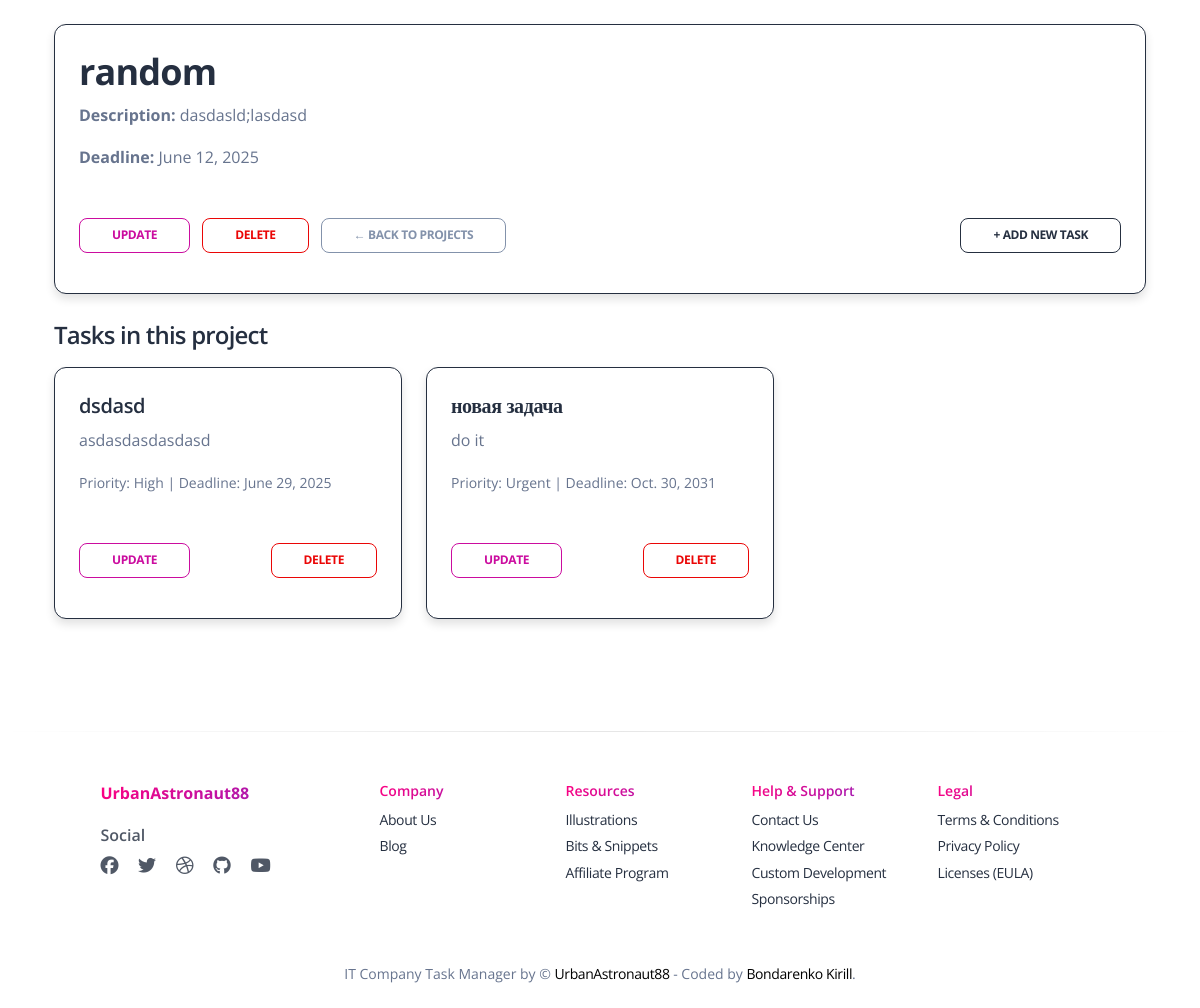
Screenshot of /projects/4/ (signed in) with the database file from the repository.
### main/models.py (models this page shows, shortened)
class Project(models.Model):
    name = models.CharField(max_length=255)
    description = models.TextField(blank=True)
    deadline = models.DateField()

class Task(models.Model):
    class Priority(models.TextChoices):
        URGENT = "Urgent", "Urgent"
        HIGH = "High", "High"
        MEDIUM = "Medium", "Medium"
        LOW = "Low", "Low"
    name = models.CharField(max_length=255)
    description = models.TextField()
    deadline = models.DateField()
    is_completed = models.BooleanField(default=False)
    priority = models.CharField(
        max_length=10,
        choices=Priority.choices,
        default=Priority.MEDIUM,
    )
    task_type = models.ForeignKey(TaskType, on_delete=models.CASCADE)
    assignees = models.ManyToManyField("Worker", related_name="tasks")
    project = models.ForeignKey("Project", on_delete=models.CASCADE, related_name="tasks")

### main/views.py (the view)
# urls.py: path("<int:pk>/", ProjectDetailView.as_view(), name="project-detail"),
class ProjectDetailView(LoginRequiredMixin, DetailView):
    model = Project
    template_name = "main/project_detail.html"
    context_object_name = "project"
    def get_context_data(self, **kwargs):
        context = super().get_context_data(**kwargs)
        context["tasks"] = Task.objects.filter(project=self.get_object())
        return context

### main/context_processors.py (called while the page is built)
def cfg_assets_root(request):
    return { 'ASSETS_ROOT' : settings.ASSETS_ROOT }

### templates/main/project_detail.html (shortened to what this page needs)
{% extends "layouts/base.html" %}
{% load crispy_forms_tags %}
{% block content %}
<div class="container mt-4">
  <div class="card border border-dark shadow-sm rounded-3 mb-4">
    <div class="card-body">
      <h2 class="card-title">{{ project.name }}</h2>
      <p class="card-text"><strong>Description:</strong> {{ project.description }}</p>
      <p class="card-text"><strong>Deadline:</strong> {{ project.deadline }}</p>
    </div>
    <div class="card-footer d-flex justify-content-between">
      <div>
        <a href="{% url 'main:projects:project-update' project.pk %}" class="btn btn-sm btn-outline-primary me-2">Update</a>
        <a href="{% url 'main:projects:project-delete' project.pk %}" class="btn btn-sm btn-outline-danger me-2">Delete</a>
        <a href="{% url 'main:projects:project-list' %}" class="btn btn-sm btn-outline-secondary">← Back to Projects</a>
      </div>
      <a href="{% url 'main:tasks:task-create' %}?project={{ project.pk }}" class="btn btn-sm btn-outline-dark">
        + Add new task
      </a>
    </div>
  </div>
  <h4 class="mb-3">Tasks in this project</h4>
  {% if tasks %}
    <div class="row row-cols-1 row-cols-md-2 row-cols-lg-3 g-4">
      {% for task in tasks %}
        <div class="col">
          <div class="card h-100 shadow-sm border border-dark rounded-3">
            <div class="card-body">
              <h5 class="card-title">
                <a href="{% url 'main:tasks:task-detail' task.pk %}" class="text-decoration-none text-dark">
                  {{ task.name }}
                </a>
              </h5>
              <p class="card-text">{{ task.description|truncatewords:20 }}</p>
              <p class="card-text">
                <small class="text-muted">
                  Priority: {{ task.priority }} | Deadline: {{ task.deadline }}
                </small>
              </p>
            </div>
            <div class="card-footer d-flex justify-content-between">
              <a href="{% url 'main:tasks:task-update' task.pk %}" class="btn btn-sm btn-outline-primary">Update</a>
              <a href="{% url 'main:tasks:task-delete' task.pk %}" class="btn btn-sm btn-outline-danger">Delete</a>
            </div>
          </div>
        </div>
      {% endfor %}
    </div>
  {% else %}
    <div class="alert alert-info mt-3" role="alert">
      No tasks in this project.
    </div>
  {% endif %}
</div>
{% endblock %}

### rows the page displays
Project: name "random", description "dasdasld;lasdasd", deadline "June 12, 2025"
Task: name "dsdasd", description "asdasdasdasdasd", priority "High", deadline "June 29, 2025"
Task: name "новая задача", description "do it", priority "Urgent", deadline "Oct. 30, 2031"
